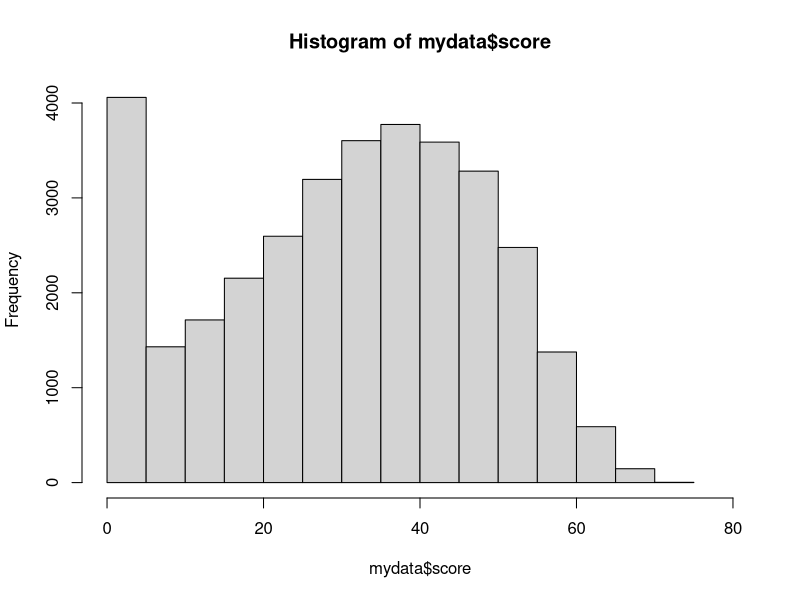
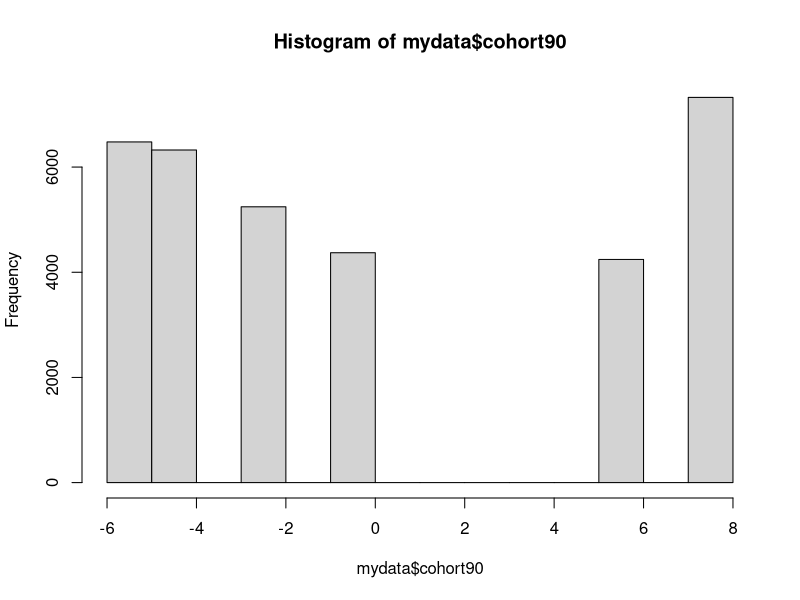
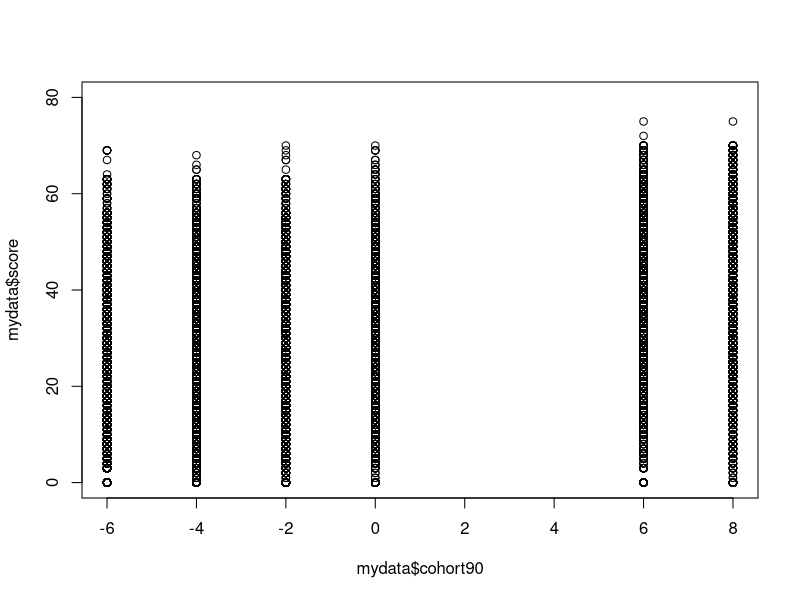

The R source for these figures, in order:
## ---- chunk 1
mydata <- read.csv(file = "3.1.txt", sep = ",", header = TRUE)
dim(mydata)
str(mydata)
## ---- chunk 2
mydata [1:20, ]
## ---- chunk 3
hist(mydata$score, xlim = c(0,80))
## ---- chunk 4
summary(mydata)
summary(mydata$score)

sd(mydata$score)
## ---- chunk 5
hist(mydata$cohort90, xlim = c(-6, 8))
## ---- chunk 6
mydata <- read.csv("3.1.txt", sep = ",", header = TRUE)

mytable <- table(mydata$cohort90)
mytable
## ---- chunk 7
prop.table(mytable)
## ---- chunk 8
mytablecomb <- cbind(mytable, prop.table(mytable), cumsum(prop.table(mytable)))
mytablecomb

## ---- chunk 9
colnames(mytablecomb) <- c("Freq", "Perc", "Cum")
mytablecomb
## ---- chunk 10
mytablecomb
## ---- chunk 11
plot(mydata$cohort90, mydata$score, ylim = c(0,80))
## ---- chunk 12
l <- tapply(mydata$score, factor(mydata$cohort90), length)
m <- tapply(mydata$score, factor(mydata$cohort90), mean)
s <- tapply(mydata$score, factor(mydata$cohort90), sd)
tableScore <- cbind("Freq" = l, "mean(score)"= m, "sd(score)" = s)
tableScore
## ---- chunk 13
cor(mydata$score, mydata$cohort90)
